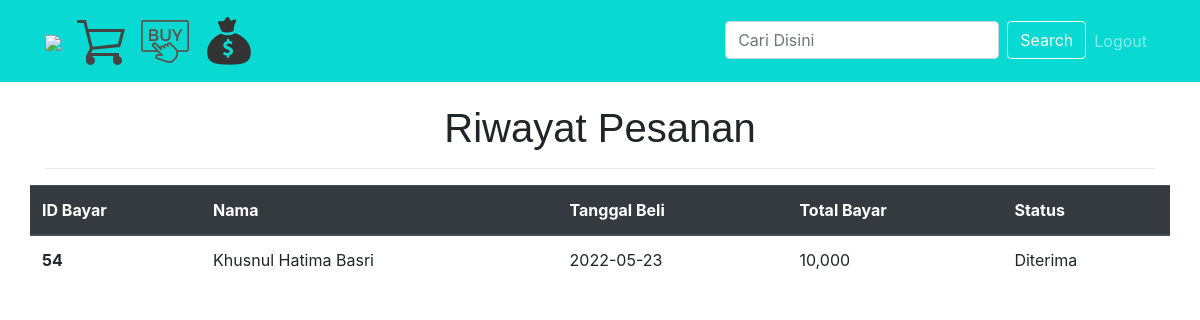
Page /riwayatpesan.php (signed in) on the committed database.
### tables this page shows
CREATE TABLE `pembelian` (
  `id_pembelian` int(11) NOT NULL,
  `id_pelanggan` int(11) NOT NULL,
  `tanggal_pembelian` date NOT NULL,
  `status_pembelian` varchar(50) NOT NULL,
  `total_pembelian` int(11) NOT NULL
);

CREATE TABLE `pelanggan` (
  `id_pelanggan` int(10) NOT NULL,
  `email_pelanggan` varchar(100) NOT NULL,
  `password_pelanggan` varchar(50) NOT NULL,
  `nama_pelanggan` varchar(100) NOT NULL,
  `telepon_pelanggan` varchar(25) NOT NULL,
  `alamat_pelanggan` text NOT NULL
);

### riwayatpesan.php (the view, shortened to what this page needs)
<?php
include 'koneksi.php';
 ?>
<!DOCTYPE html>
<html>
  <head>
    <link href="./vendor/bootstrap/css/bootstrap.css" rel="stylesheet">
    <link href="./css/shop-homepage.css" rel="stylesheet">
  </head>
  <body>
    <?php include 'navbar.php'; ?>
    <div class="container"><br><br>
	<h1 style=" font-family: Arial; "><center>Riwayat Pesanan</center></h1>
    <hr>
	<div class="row"><br>
	 <table class="table">
       <thead class="thead-dark">
         <tr>
           <th scope="col">ID Bayar</th>
           <th scope="col">Nama</th>
		   <th scope="col">Tanggal Beli</th>
           <th scope="col">Total Bayar</th>
           <th scope="col">Status</th>
         </tr>
       </thead>
	   <tbody>
	   <?php
	   if (isset($_SESSION['pelanggan'])) {
	   $id_pelanggan = $_SESSION['pelanggan']['id_pelanggan'];
           $ambil = $koneksi->query("SELECT * FROM pembelian JOIN pelanggan
          ON pembelian.id_pelanggan = pelanggan.id_pelanggan where pembelian.id_pelanggan='$id_pelanggan' And pembelian.status_pembelian='Diterima'"); ?>
           <?php while ($detail = $ambil->fetch_assoc()) { ?>
         <tr>
           <th ><?php echo $detail["id_pembelian"]; ?></th>
           <td><?php echo $detail["nama_pelanggan"]; ?></td>
		   <td><?php echo $detail["tanggal_pembelian"]; ?></td>
           <td><?php echo number_format($detail["total_pembelian"]); ?> </td>
           <td><?php echo $detail["status_pembelian"]; }?></td>
         </tr>
       </tbody>
	   <?php } ?>
     </table></div>
    </div>
  </body>
</html>

### css/shop-homepage.css (style rules this page uses)
body { padding-top: 56px; }

### rows in the picture
pembelian: id_pembelian "54", id_pelanggan.nama_pelanggan "Khusnul Hatima Basri", tanggal_pembelian "2022-05-23", total_pembelian "10,000", status_pembelian "Diterima"
